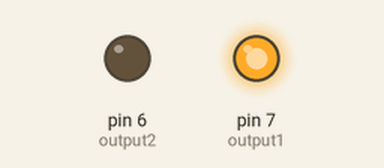
Recording of a sketch running on a simulated Arduino Uno, built with avr-gcc and run on an emulated ATmega328P. Shown: output pins drawn as LEDs (lit = HIGH).

Above: at 1.5 s.
At 4.5 s:
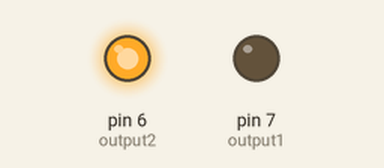
At 6.5 s:
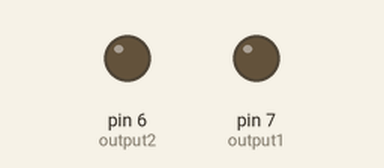
Timing chart, 0 to 9.1 s (numbered marks = the images above):
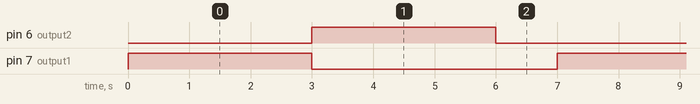

The sketch:

L293d_control_motor_forward_backward.ino
```cpp
int output1=7;
int output2=6;
void setup() {
  pinMode(output1,OUTPUT);
  pinMode(output2,OUTPUT);
  digitalWrite(output1,LOW);
  digitalWrite(output2,LOW);
}

void loop() {
  motorRunForward();
  delay(3000);
  motorRunBackward();
  delay(3000);
  motorStop();
  delay(1000);
}

void motorRunForward(){
  digitalWrite(output2,LOW);
  digitalWrite(output1,HIGH);
}
void motorRunBackward(){
  digitalWrite(output1,LOW);
  digitalWrite(output2,HIGH);
}
void motorStop(){
  digitalWrite(output1,LOW);
  digitalWrite(output2,LOW);
}
```

Measured:
- by itself, pin 6 (output2), pin 7 (output1): alternates HIGH for 3.0 s and LOW for 4.0 s
- by itself, everything shown: repeats every 7.0 s, in 3 steps
